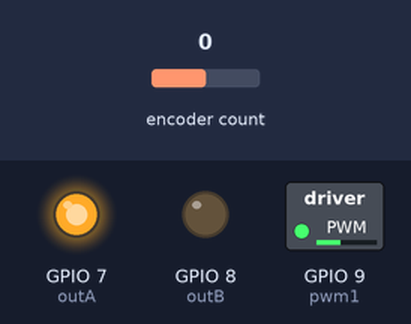
Simulated run of this sketch. Board: ESP32-S3. Shown: switched loads named in the sketch (green lamp = pin HIGH), output pins drawn as LEDs (lit = HIGH). The test bench sets the inputs (shaded band); at power-on: encoder count 0. What the sketch prints to the serial monitor is not drawn.

Above: at 1.2 s.
1.3 s: encoder count set to 1
At 2.2 s:
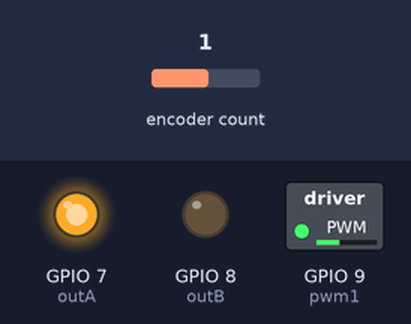
2.8 s: encoder count set to 2
At 4.2 s:
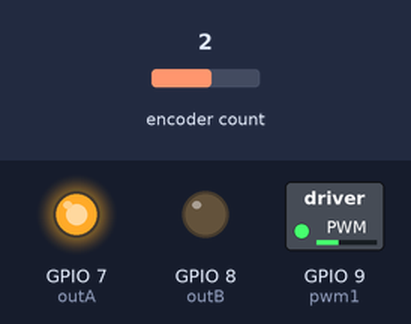
Timing chart, 0 to 5.8 s (numbered marks = the images above; inputs shaded):
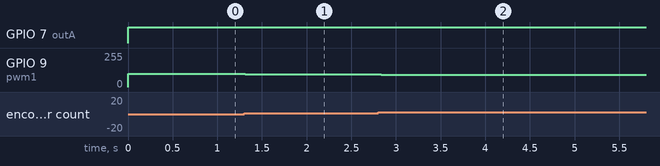

The sketch:

testcs2.ino
```cpp
#include <PID_v1.h>

#include <Encoder.h>

  #define outA 7
  #define outB 8
  #define pwm1 9

#define outC 12
#define outD 11
#define pwm2 10

double Setpoint, Input, Output;
PID myPID(&Input, &Output, &Setpoint,1, 0, 0, DIRECT);

Encoder knobLeft(0, 1);
void setup() {
  Serial.begin(9600);
  // put your setup code here, to run once:
  pinMode(outA, OUTPUT);
  pinMode(outB, OUTPUT);
  pinMode(pwm1, OUTPUT);

  Setpoint = 100;
  knobLeft.write(0);
  Input = knobLeft.read();

   myPID.SetMode(AUTOMATIC);

}

void motor1manual(int PWM){
  analogWrite(pwm1, PWM);
  if(PWM < 0){
    digitalWrite(outA, LOW);
    digitalWrite(outB, HIGH);
  }
  else if (PWM > 0){
    digitalWrite(outA, HIGH);
    digitalWrite(outB, LOW);
  }
  else{
    digitalWrite(outA, LOW);
    digitalWrite(outB, LOW);
  }
}

void loop() {
  // put your main code here, to run repeatedly:
  Serial.print(knobLeft.read());
  Serial.printf("\n");

  Input = (double)knobLeft.read();
  myPID.Compute();
  if(Setpoint < Input){
    motor1manual(Output * -1);
  }
   else{
    motor1manual(Output);
   }
  }
```

Measured:
- after the input at 1.3 s, GPIO 9 (pwm1): 100/255 → 96/255 at once
- after the input at 2.8 s, GPIO 9 (pwm1): 96/255 → 92/255 at once
